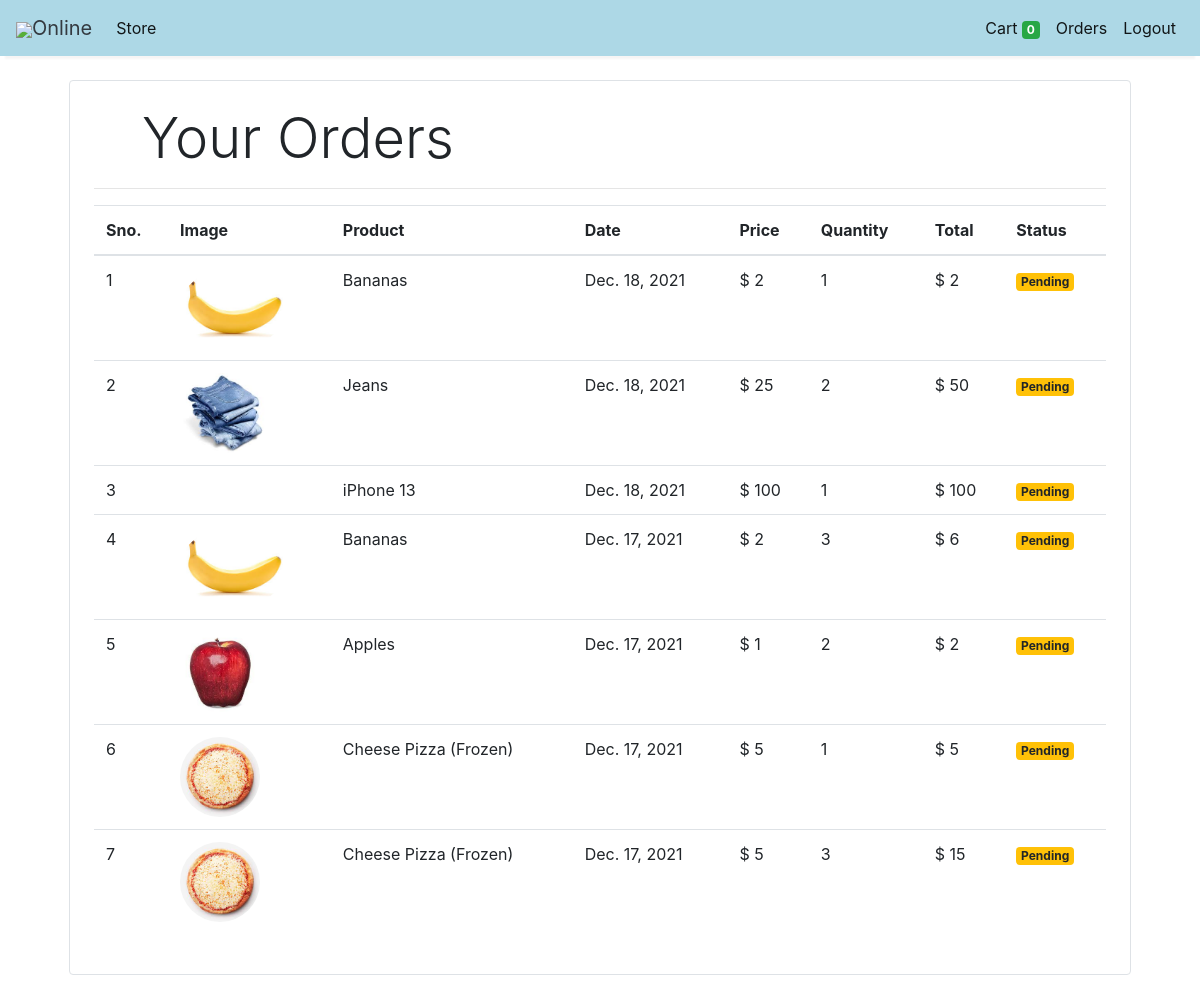
Screenshot of /orders (signed in) with the database file from the repository.
### store/models/orders.py (models this page shows, shortened)
class Order(models.Model):
    product = models.ForeignKey(Product,
                                on_delete=models.CASCADE)
    customer = models.ForeignKey(Customer,
                                 on_delete=models.CASCADE)
    quantity = models.IntegerField(default=1)
    price = models.IntegerField()
    address = models.CharField (max_length=50, default='', blank=True)
    phone = models.CharField (max_length=50, default='', blank=True)
    date = models.DateField (default=datetime.datetime.today)
    status = models.BooleanField (default=False)
    @staticmethod
    def get_orders_by_customer(customer_id):
        return Order.objects.filter(customer=customer_id).order_by('-date')

### store/models/product.py (models this page shows, shortened)
class Product(models.Model):
    name = models.CharField(max_length=60)
    price = models.IntegerField(default=0)
    category = models.ForeignKey(Category, on_delete=models.CASCADE, default=1)
    description = models.CharField(max_length=250, default='', blank=True, null=True)
    image = models.ImageField(upload_to='uploads/products/')

### store/middlewares/auth.py (the view)
    def middleware(request):
        print(request.session.get('customer'))
        return_url = request.META['PATH_INFO']
        print(request.META['PATH_INFO'])
        if not request.session.get('customer'):
            return redirect(f'login?return_url={return_url}')
        response = get_response(request)
        return response

### store/templatetags/custom_filter.py (called while the page is built)
@register.filter(name='currency')
def currency(number):
    return "$ " + str(number)

@register.filter(name='multiply')
def multiply(number, number1):
    return number * number1

### store/views/orders.py (called while the page is built)
    def get(self, request):
        customer = request.session.get('customer')
        orders = Order.get_orders_by_customer(customer)
        print(orders)
        return render(request, 'orders.html', {'orders': orders})

### store/templates/orders.html
{% extends 'base.html' %}
{% block content %}
{% load cart %}
{% load custom_filter %}
<div class="container">
   <div class="border rounded p-4 m-4">
        <p class="display-4 pl-4 ml-4">Your Orders</p>
        <hr>
        <table class="table">
            <thead>
                <tr>
                    <th>Sno.</th>
                    <th>Image</th>
                    <th>Product</th>
                    <th>Date</th>
                    <th>Price</th>
                    <th>Quantity</th>
                    <th>Total</th>
                    <th>Status</th>
                </tr>
            </thead>
            <tbody>
                {% for order in orders %}
                <tr>
                    <td>{{forloop.counter}}</td>
                    <td><img style="height: 80px;" class="rounded-circle" src="{{order.product.image.url}}" alt=""></td>
                    <td>{{order.product.name}}</td>
                    <td>{{order.date}}</td>
                    <td>{{order.price|currency}}</td>
                    <td>{{order.quantity}}</td>
                    <td>{{order.quantity|multiply:order.price|currency}}</td>
                    {% if order.status %}
                    <td><small class="badge badge-success">Completed</small></td>
                    {%else%}
                    <td><small class="badge badge-warning">Pending</small></td>
                    {% endif %}
                </tr>
                {% endfor %}
            </tbody>
        </table>
   </div>
</div>
{% endblock %}

### store/templates/base.html (shortened to what this page needs)
<!doctype html>
<html lang="en">
<head>
  <link rel="stylesheet" href="https://maxcdn.bootstrapcdn.com/bootstrap/4.0.0/css/bootstrap.min.css"
>
</head>
<body>
<nav class="one-edge-shadow
  navbar navbar-light
  sticky-top navbar
  navbar-expand-lg
  text-white">
    <a class="navbar-brand ms-3 text-dark " href="/">
    <link rel="stylesheet" href="https://use.fontawesome.com/releases/v5.7.0/css/all.css">
    <img src="https://www.freepnglogos.com/uploads/shopping-cart-png/shopping-cart-svg-png-icon-download-28.png" style="width:50px;height:50px,color:text-light;">Online</a>
    <div class="collapse navbar-collapse" id="navbarSupportedContent">
      <ul class="navbar-nav mr-auto">
        <li class="nav-item active">
          <a class="nav-link" href="/store">Store <span class="sr-only">(current)</span></a>
        </li>
          </ul>
      <ul class=" navbar-nav my-2 my-lg-0">
        <li class="nav-item active">
          <a class="nav-link" href="/cart">Cart
            <span class="badge badge-success">{{request.session.cart.keys|length}}</span>
            <span class="sr-only">(current)</span></a>
        </li>
        {% if request.session.customer %}
        <li class="nav-item active ">
          <a class="nav-link" href="/orders">Orders<span class="sr-only">(current)</span></a>
        </li>
        <li class="nav-item active ">
          <a class="nav-link" href="/logout">Logout<span class="sr-only">(current)</span></a>
        </li>
        {% endif %}
      </ul>
    </div>
  </nav>
  {% block content %}{% endblock %}
</body>
</html>

### store/templates/base.html (style rules this page uses)
nav { background-color: lightblue; }
.one-edge-shadow { box-shadow: 0 8px 2px -5px rgb(246, 245, 245); }

### rows the page displays
Order: product.image (picture), product.name "Bananas", date "Dec. 18, 2021", price "$ 2", quantity "1", quantity|multiply "$ 2", status "Pending"
Order: product.image (picture), product.name "Jeans", date "Dec. 18, 2021", price "$ 25", quantity "2", quantity|multiply "$ 50", status "Pending"
Order: product.name "iPhone 13", date "Dec. 18, 2021", price "$ 100", quantity "1", quantity|multiply "$ 100", status "Pending"
Order: product.image (picture), product.name "Bananas", date "Dec. 17, 2021", price "$ 2", quantity "3", quantity|multiply "$ 6", status "Pending"
Order: product.image (picture), product.name "Apples", date "Dec. 17, 2021", price "$ 1", quantity "2", quantity|multiply "$ 2", status "Pending"
Order: product.image (picture), product.name "Cheese Pizza (Frozen)", date "Dec. 17, 2021", price "$ 5", quantity "1", quantity|multiply "$ 5", status "Pending"
Order: product.image (picture), product.name "Cheese Pizza (Frozen)", date "Dec. 17, 2021", price "$ 5", quantity "3", quantity|multiply "$ 15", status "Pending"

### other values shown
{{ request.session.cart.keys|length }} "0"
